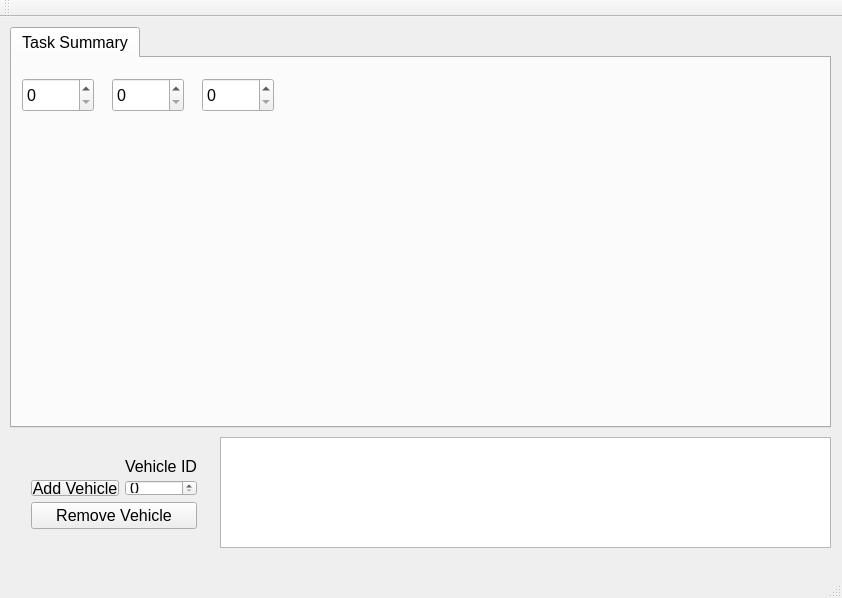
<?xml version="1.0" encoding="UTF-8"?>
<ui version="4.0">
 <class>SwarmController_GUI</class>
 <widget class="QMainWindow" name="SwarmController_GUI">
  <property name="geometry">
   <rect>
    <x>0</x>
    <y>0</y>
    <width>842</width>
    <height>598</height>
   </rect>
  </property>
  <property name="windowTitle">
   <string>SwarmController_GUI</string>
  </property>
  <widget class="QWidget" name="centralWidget">
   <widget class="QTabWidget" name="TabVehicleInfo">
    <property name="geometry">
     <rect>
      <x>10</x>
      <y>10</y>
      <width>821</width>
      <height>401</height>
     </rect>
    </property>
    <property name="font">
     <font>
      <pointsize>12</pointsize>
     </font>
    </property>
    <property name="currentIndex">
     <number>0</number>
    </property>
    <widget class="QWidget" name="tab">
     <attribute name="title">
      <string>Task Summary</string>
     </attribute>
     <widget class="QSpinBox" name="spinBox_LatHome">
      <property name="geometry">
       <rect>
        <x>10</x>
        <y>20</y>
        <width>72</width>
        <height>34</height>
       </rect>
      </property>
      <property name="sizePolicy">
       <sizepolicy hsizetype="Expanding" vsizetype="Expanding">
        <horstretch>0</horstretch>
        <verstretch>0</verstretch>
       </sizepolicy>
      </property>
      <property name="font">
       <font>
        <pointsize>12</pointsize>
       </font>
      </property>
      <property name="maximum">
       <number>255</number>
      </property>
     </widget>
     <widget class="QSpinBox" name="spinBox_LonHome">
      <property name="geometry">
       <rect>
        <x>100</x>
        <y>20</y>
        <width>72</width>
        <height>34</height>
       </rect>
      </property>
      <property name="sizePolicy">
       <sizepolicy hsizetype="Expanding" vsizetype="Expanding">
        <horstretch>0</horstretch>
        <verstretch>0</verstretch>
       </sizepolicy>
      </property>
      <property name="font">
       <font>
        <pointsize>12</pointsize>
       </font>
      </property>
      <property name="maximum">
       <number>255</number>
      </property>
     </widget>
     <widget class="QSpinBox" name="spinBox_HeadingHome">
      <property name="geometry">
       <rect>
        <x>190</x>
        <y>20</y>
        <width>72</width>
        <height>34</height>
       </rect>
      </property>
      <property name="sizePolicy">
       <sizepolicy hsizetype="Expanding" vsizetype="Expanding">
        <horstretch>0</horstretch>
        <verstretch>0</verstretch>
       </sizepolicy>
      </property>
      <property name="font">
       <font>
        <pointsize>12</pointsize>
       </font>
      </property>
      <property name="maximum">
       <number>255</number>
      </property>
     </widget>
    </widget>
   </widget>
   <widget class="TableStatusWidget" name="tableView_VehicleInformation">
    <property name="geometry">
     <rect>
      <x>220</x>
      <y>420</y>
      <width>611</width>
      <height>111</height>
     </rect>
    </property>
   </widget>
   <widget class="QWidget" name="">
    <property name="geometry">
     <rect>
      <x>20</x>
      <y>430</y>
      <width>188</width>
      <height>93</height>
     </rect>
    </property>
    <layout class="QGridLayout" name="gridLayout_2">
     <item row="0" column="0">
      <layout class="QGridLayout" name="gridLayout">
       <item row="1" column="0">
        <widget class="QPushButton" name="addVehicleID">
         <property name="sizePolicy">
          <sizepolicy hsizetype="Expanding" vsizetype="Expanding">
           <horstretch>0</horstretch>
           <verstretch>0</verstretch>
          </sizepolicy>
         </property>
         <property name="font">
          <font>
           <pointsize>12</pointsize>
          </font>
         </property>
         <property name="text">
          <string>Add Vehicle</string>
         </property>
        </widget>
       </item>
       <item row="1" column="1">
        <widget class="QSpinBox" name="spinBoxVehicleID">
         <property name="sizePolicy">
          <sizepolicy hsizetype="Expanding" vsizetype="Expanding">
           <horstretch>0</horstretch>
           <verstretch>0</verstretch>
          </sizepolicy>
         </property>
         <property name="font">
          <font>
           <pointsize>12</pointsize>
          </font>
         </property>
         <property name="maximum">
          <number>255</number>
         </property>
        </widget>
       </item>
       <item row="0" column="1">
        <widget class="QLabel" name="IDLabel">
         <property name="font">
          <font>
           <pointsize>12</pointsize>
          </font>
         </property>
         <property name="text">
          <string>Vehicle ID</string>
         </property>
        </widget>
       </item>
      </layout>
     </item>
     <item row="1" column="0">
      <widget class="QPushButton" name="removeVehicleID">
       <property name="sizePolicy">
        <sizepolicy hsizetype="Expanding" vsizetype="Expanding">
         <horstretch>0</horstretch>
         <verstretch>0</verstretch>
        </sizepolicy>
       </property>
       <property name="font">
        <font>
         <pointsize>12</pointsize>
        </font>
       </property>
       <property name="text">
        <string>Remove Vehicle</string>
       </property>
      </widget>
     </item>
    </layout>
   </widget>
  </widget>
  <widget class="QMenuBar" name="menuBar">
   <property name="geometry">
    <rect>
     <x>0</x>
     <y>0</y>
     <width>842</width>
     <height>25</height>
    </rect>
   </property>
  </widget>
  <widget class="QToolBar" name="mainToolBar">
   <attribute name="toolBarArea">
    <enum>TopToolBarArea</enum>
   </attribute>
   <attribute name="toolBarBreak">
    <bool>false</bool>
   </attribute>
  </widget>
  <widget class="QStatusBar" name="statusBar"/>
 </widget>
 <layoutdefault spacing="6" margin="11"/>
 <customwidgets>
  <customwidget>
   <class>TableStatusWidget</class>
   <extends>QTableView</extends>
   <header>table_status_widget.h</header>
  </customwidget>
 </customwidgets>
 <resources/>
 <connections/>
</ui>
